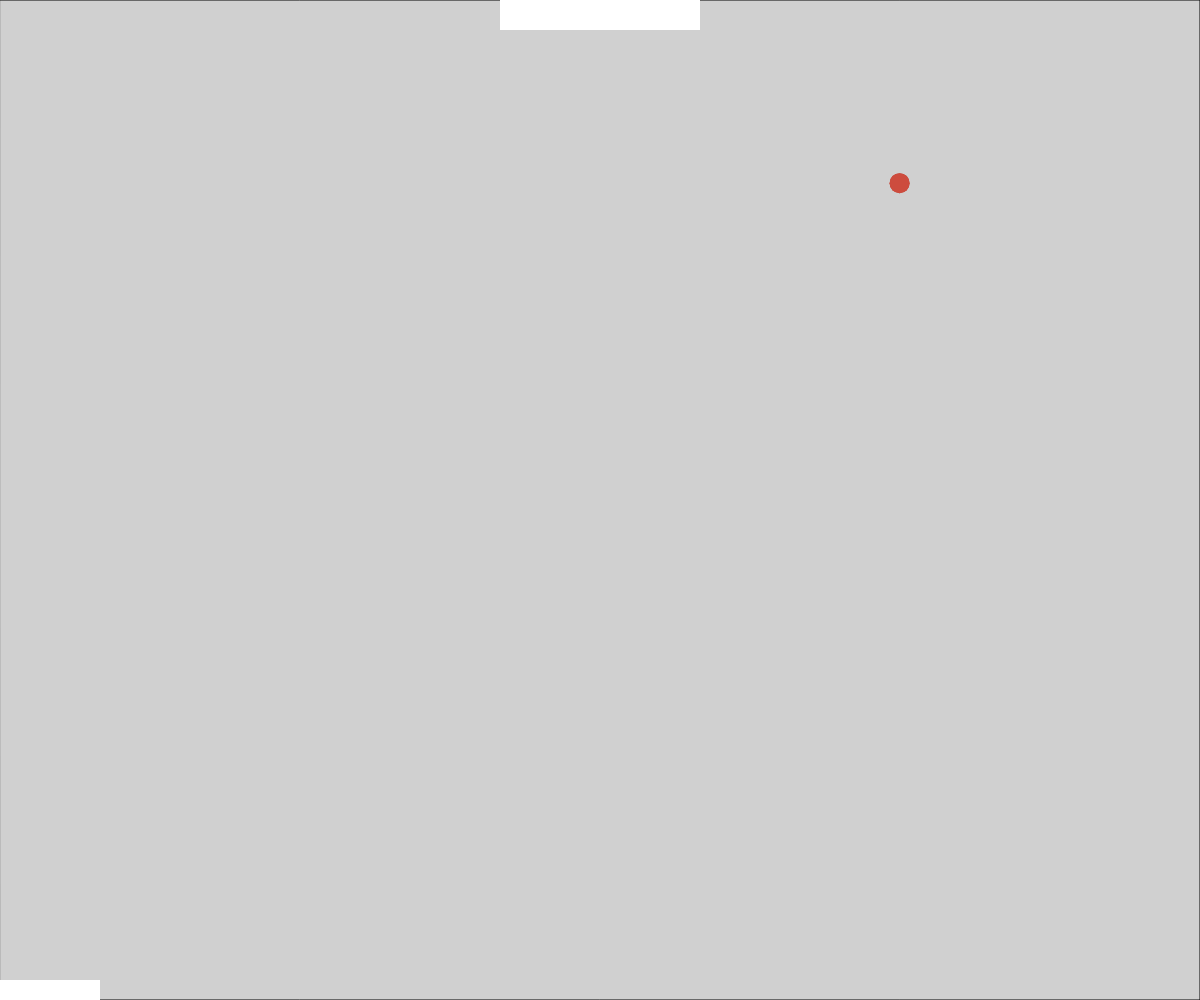
Frame 1 (no input)
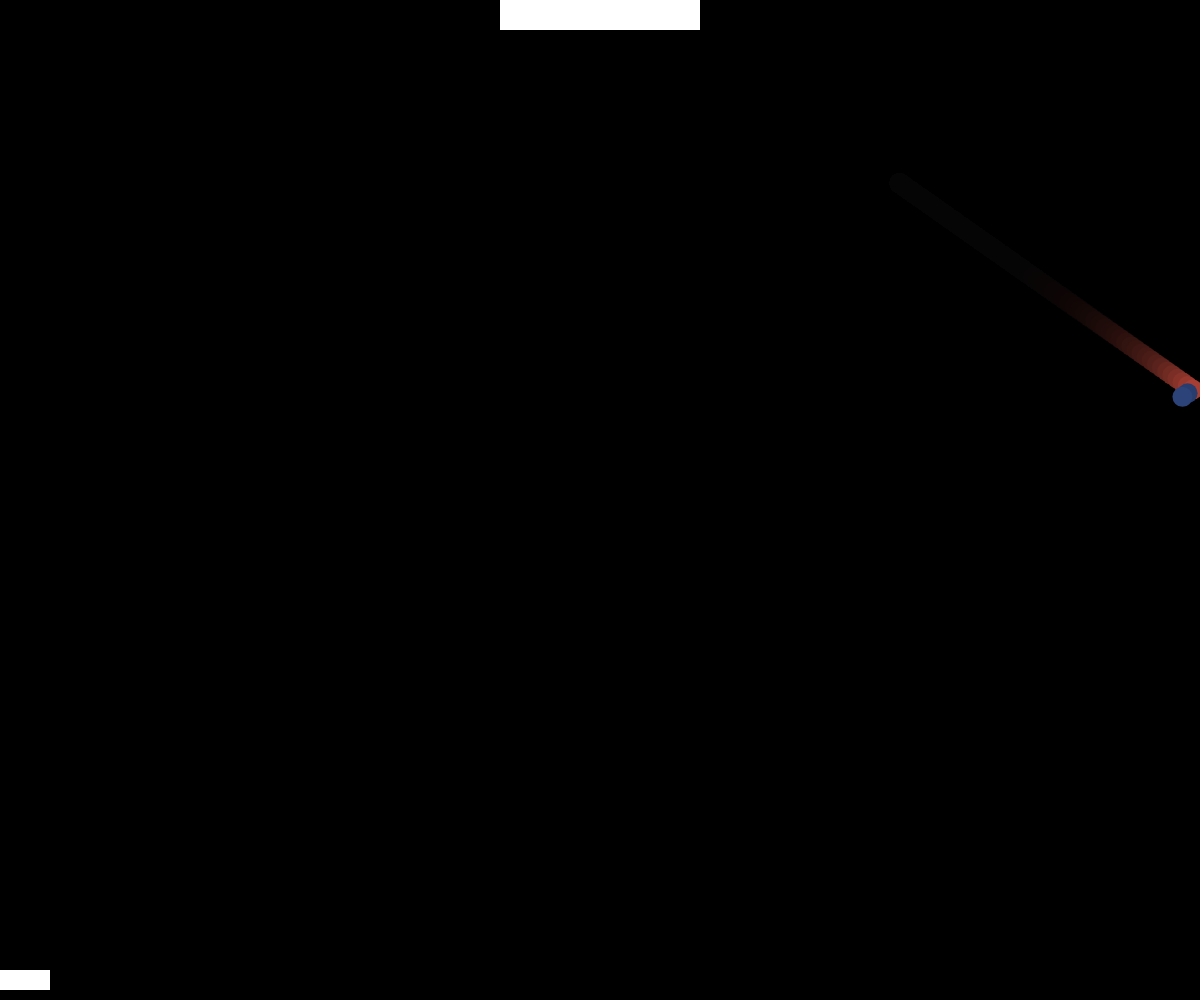
Frame 60 (no input)
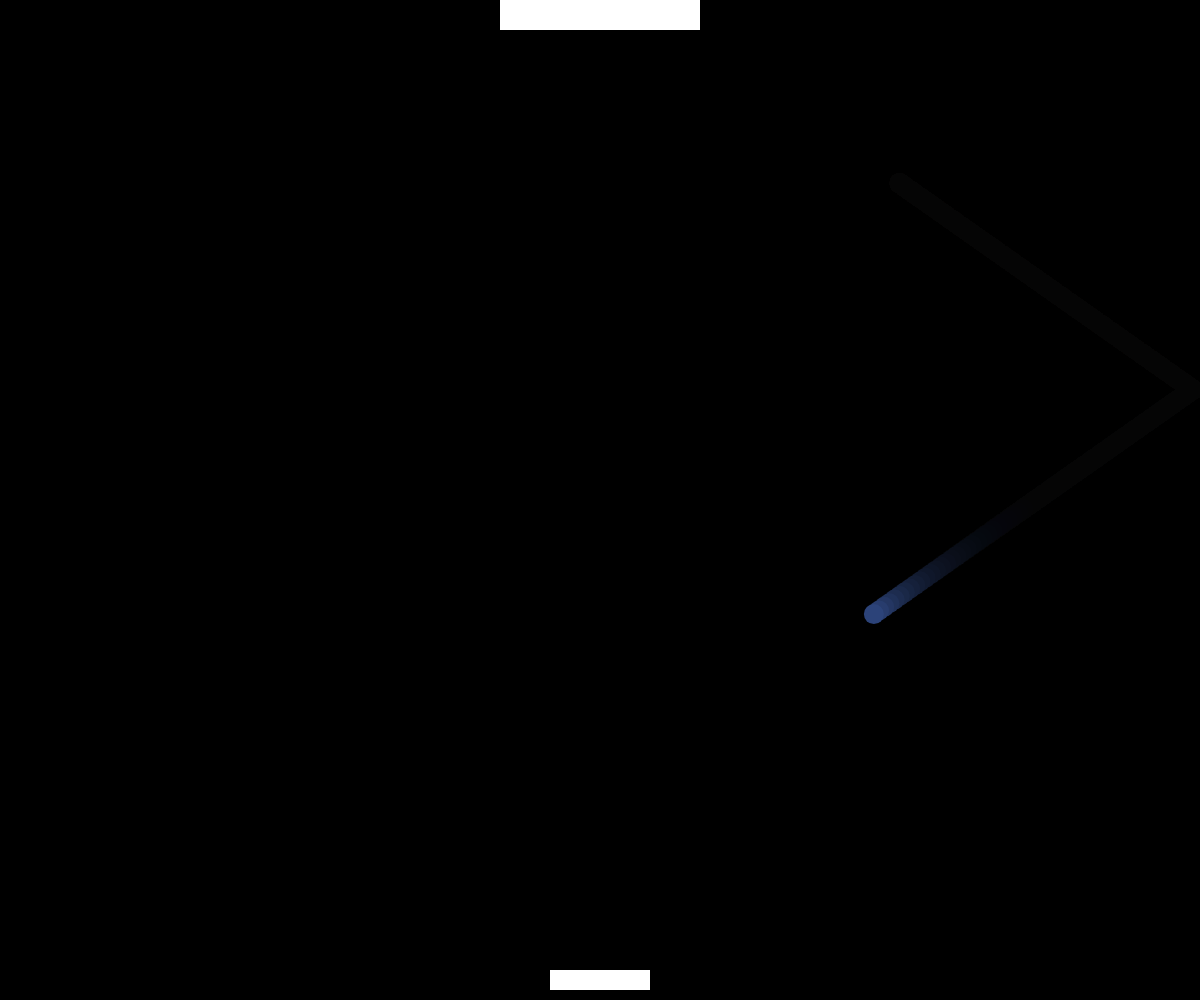
Frame 120 (the mouse pressed at the canvas centre since frame 60)

The p5.js sketch that drew these frames (run headless with seeded random() and noise() and a simulated clock; from frame 60 on, the mouse is pressed at the canvas centre):

// p5.js sketch
// ── sketch.js

let x,y;
let r,g,b;
let circleX,circleY;
//rad=radius of circle; we do width-rad because it represents the edge of the circle instead of the center; center is circleX
let rad=10;

// var speed = 3; had to delete this bc "x*+=1 is already doing the work for it"

//goal rectangle parameters
let rectLeft,rectRight,rectTop,rectBottom;

//paddle parameters
let paddleX, paddleY, paddleW, paddleH;
//this is for no trail for the paddle
// let paddleOverlay;

// ball-trail layer
let trail;          // <-- new

let state="play";
let gameOver=false;
//confetti
// let cr, cg, cb;


// 1. call setup function to run once
function setup() {
  // 2. create the canvas, make it the same size as the window wxh
  // note for cathy from prisha: check out windowResized() function in the p5 reference or look it up and you'll find some example code. this makes it dynamically resize when you change the canvas instead of having to stop and play each time
  createCanvas(windowWidth, windowHeight);
    //ball setup 
  //figure out what these (3,7) means--> picks random floating number

  //ball trail
  
  // 3. create a graphics layer same size as the canvas
  // we use graphics layer for easier rendering rather than painting straight on the canvas, which makes things slow
  trail = createGraphics(windowWidth, windowHeight);
  // 4. remove the stroke from the graphics layer
  // prisha: not sure if this is needed here, we would use this for new pixels, not the layer where we're going to put them
  trail.noStroke()
  
  // 5. define x and y to be between 3 and 6
  x = random(3,6);
  y = random(3,6);
  
  // 6. define a W radius and a H radius for the circle
  // ^ setup runs once so this creeates a 
  circleX=random(rad,width-rad);
  circleY=random(rad,height/2);
  r = random(255);
  g = random(255);
  b = random(255);
  

  //goal rectangle setup 
rectLeft = width/2 - 100;
rectRight = width/2 + 100;
rectTop = -20;
rectBottom = 20;
  
  //paddle setip 
paddleW = 100;
paddleH = 20;
paddleX = mouseX;
paddleY = height - 20;
trail = createGraphics(windowWidth, windowHeight);
}

//makes it restart in middle --> doesnt work anymore bc x and y are random 
// function mousePressed(){
//   x=width/2;
//   y=height/2;
// }
    

function drawLose() {
  background(0, 0, 0, 200);        // dim last frame

  // translucent red veil
  fill(255, 0, 0, 255);
  rectMode(CORNER);
  noStroke();
  rect(0, 0, width, height);

  // text
  fill(255);
  textAlign(CENTER, CENTER);
  textSize(90);
  text("YOU LOSE!", width / 2, height / 2);
  textSize(40);
    textAlign(CENTER, CENTER);
  text("(Click to play again)",width/2,height/1.75);
}

function drawWin() {
  background(0, 0, 0, 20);        // dim last frame

  // confetti burst
  for (let i = 0; i < 30; i++) {
    fill(random(255), random(255), random(255));
    noStroke();
    ellipse(random(width), random(height), 10, 10);
  }

  // text
  fill(255);
  textAlign(CENTER, CENTER);
  textSize(90);
  text("YOU WIN!", width / 2, height / 2);
  textSize(40);
    textAlign(CENTER, CENTER);
  text("(Click to play again)",width/2,height/1.75);
}

function draw() {
   if (state === "play") {
    playLoop();                 // ← your existing gameplay routine
    return;
  }

  if (state === "win")  { drawWin();  return; }
  if (state === "lose") { drawLose(); return; }
  //GAME OVER
 if (state==="win") {
   //confetti
for (let i = 0; i < 30; i++) {
      let starX = random(width);
      let starY = random(height);
      let cr = random(255);
      let cg = random(255);
      let cb = random(255);
      noStroke();
      fill(cr, cg, cb);
      ellipse(starX, starY, 8, 8);
}
// 📝 Game Over Text

  fill(255);
  textAlign(CENTER, CENTER);
  textSize(100);
  text("GAME OVER", width / 2, height / 2);
      
  return;
}
}

function playLoop () {
//CIRCLE SHIT
  //the last number (alpha) creates trail
    background(0,0,0,25);    //(0,0,0,x) x is how evident the trail is--> bigger=smaller trail 
   //ball movement
    circleX+=x;
    circleY+=y;
  
    //DRAW CIRCLE
    noStroke();
    fill(r,g,b);
    circle(circleX,circleY,rad*2);
  
  trail.fill(0, 0, 0, 25);           // translucent wash → trail effect
  trail.rect(0, 0, width, height);   // cover the whole off-screen layer

  trail.fill(r, g, b);               // fresh ball
  trail.noStroke();
  trail.circle(circleX, circleY, rad * 2);

  image(trail, 0, 0);                // blit the layer to the main canvas


  //THIS WHOLE CODE MAKES IT BOUNCE FROM EDGE TO EDGE 
  //width-rad is the right edge; rad is the left edge; x*=-1 flips horizontal speed direction
    //end of game
    if(circleX>width-rad || circleX<rad){
      x*=-1;
      r = random(255);
      g = random(255);
      b = random(255);
    }
//width-rad is the bottom; rad is the top; x*=-1 flips vertical speed direction
    if(circleY<rad){
      y*=-1;
      r = random(255);
      g = random(255);
      b = random(255);
    }

  
//PADDLE SHIT 
//paddle code setup 
  paddleX = mouseX;
  paddleY = height - 20;


  // Paddle collision
  let hittingPaddle =
    circleY + rad >= paddleY - paddleH / 2 &&
    circleY + rad <= paddleY + paddleH / 2 &&
    circleX >= paddleX - paddleW / 2 &&
    circleX <= paddleX + paddleW / 2;

  if (hittingPaddle && y > 0) {
    y *= -1;
    x += random(-1, 1);
    y += random(-0.5, 0.5);
    r = random(255);
    g = random(255);
    b = random(255);
  } else if (circleY + rad > height) {
  // Missed the paddle
  state = "lose";
  }
  
  //MAKES PADDLE HAVE NO TRAIL 
// paddleOverlay.clear();
fill(255);
// paddleOverlay.noStroke();
// paddleOverlay.rectMode(CENTER);
rect(paddleX, paddleY, paddleW, paddleH);
  // image(, 0, 0);

   //GOAL RECTANGLE
//draws goal rectangle
  fill(255);
  rectMode(CENTER);
  rect(width/2,10,200,40);

  //game over winning code
  
if (circleX + rad > rectLeft && 
    circleX - rad < rectRight &&
    circleY + rad > rectTop &&
    circleY - rad < rectBottom) {
state = "win";        // ← instead of gameOver = true;
}
  
}
function mousePressed() {
  // ignore clicks while the ball is in play
  if (state === "play") return;

  //------------------------------------------
  // 1. wipe the visual layers
  //------------------------------------------
  trail.clear();        // remove the faded ball streaks
  background(0);        // clear whatever overlay was on-screen

  //------------------------------------------
  // 2. re-initialise the ball and colours
  //------------------------------------------
  circleX = random(rad, width - rad);
  circleY = random(rad, height / 2);
  x = random(3, 6);
  y = random(3, 6);
  r = random(255);
  g = random(255);
  b = random(255);

  //------------------------------------------
  // 3. back to live play
  //------------------------------------------
  state = "play";
}
// // how to restart game
// function mousePressed() {
//     // Reset ball
//     circleX = width / 2;
//     circleY = height / 2;
//     x = random(3, 7);
//     y = random(3, 7);
//     r = random(255);
//     g = random(255);
//     b = random(255);

//     // Reset overlays and game state
//     //makes confetti build up 
//     background(0);
